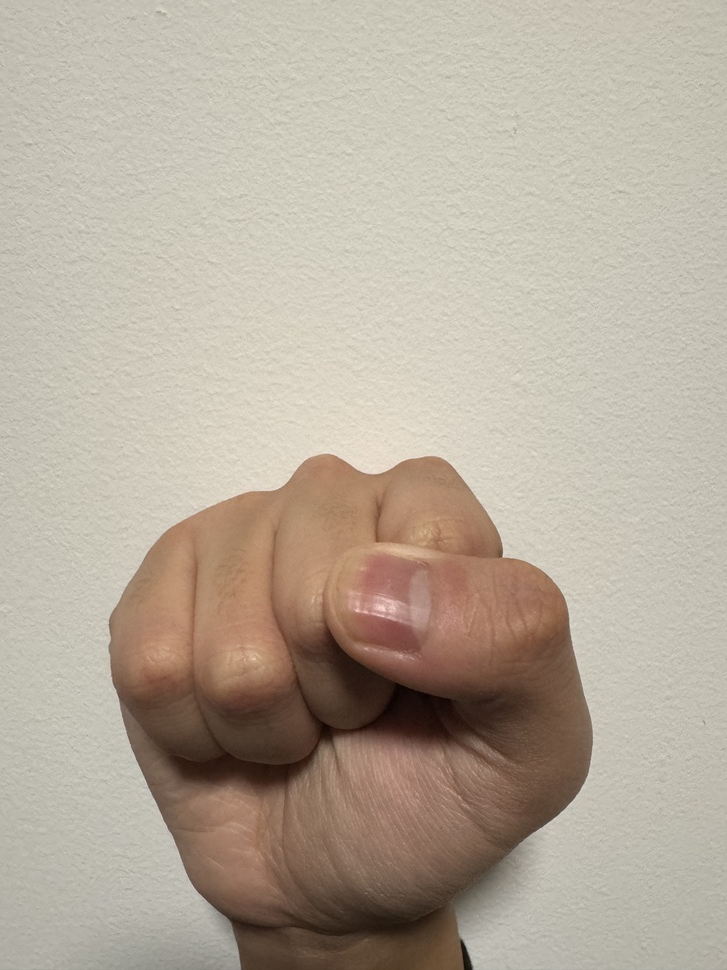
#> input picture Data/Closed_hand.jpeg, 727 x 970 px, shrunk from 3024 x 4032 before the run, given in place of the camera
$ jupyter execute --allow-errors baseline.ipynb
#> lines starting #> are read from the running program, lines starting #| are printed output that depends on the picture; after the words box and inside, x2 and y2 are one past the last pixel; in counts of white or black regions, pixels touching at a corner belong together
#> in main, frame is the input picture: shape (970, 727, 3); mean B, G, R 155.7, 170.6, 181.8
[cell 1]
import numpy as np
import cv2
import time
import sys  # Import the sys module

def preprocess_frame(frame):
    hsv = cv2.cvtColor(frame, cv2.COLOR_BGR2HSV)
#> hsv: shape (970, 727, 3); mean H, S, V 20.4, 43.4, 181.8
    lower_skin = np.array([0, 20, 20])
    upper_skin = np.array([30, 255, 255])
    mask = cv2.inRange(hsv, lower_skin, upper_skin)
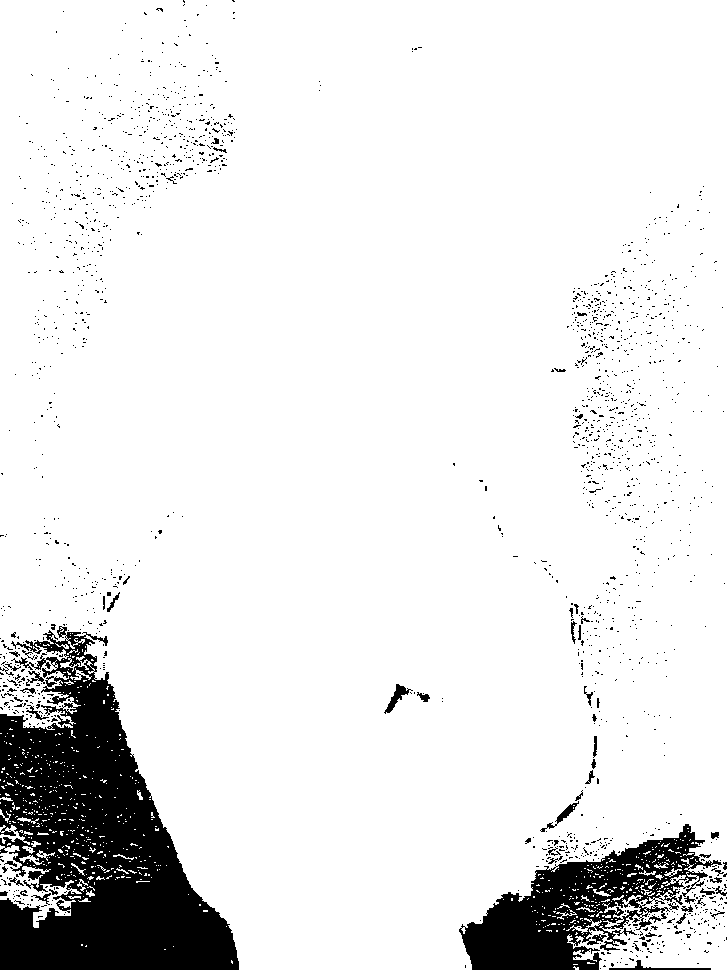
#> mask: shape (970, 727); 90.5% white; 1838 black regions (1777 under 20 px), largest, box (x1, y1, x2, y2) and area: (0, 626, 239, 970) 43561, (459, 824, 722, 970) 15793, (384, 684, 413, 714) 251

    kernel = cv2.getStructuringElement(cv2.MORPH_ELLIPSE, (3, 3))
    skinMask = cv2.erode(mask, kernel, iterations=2)
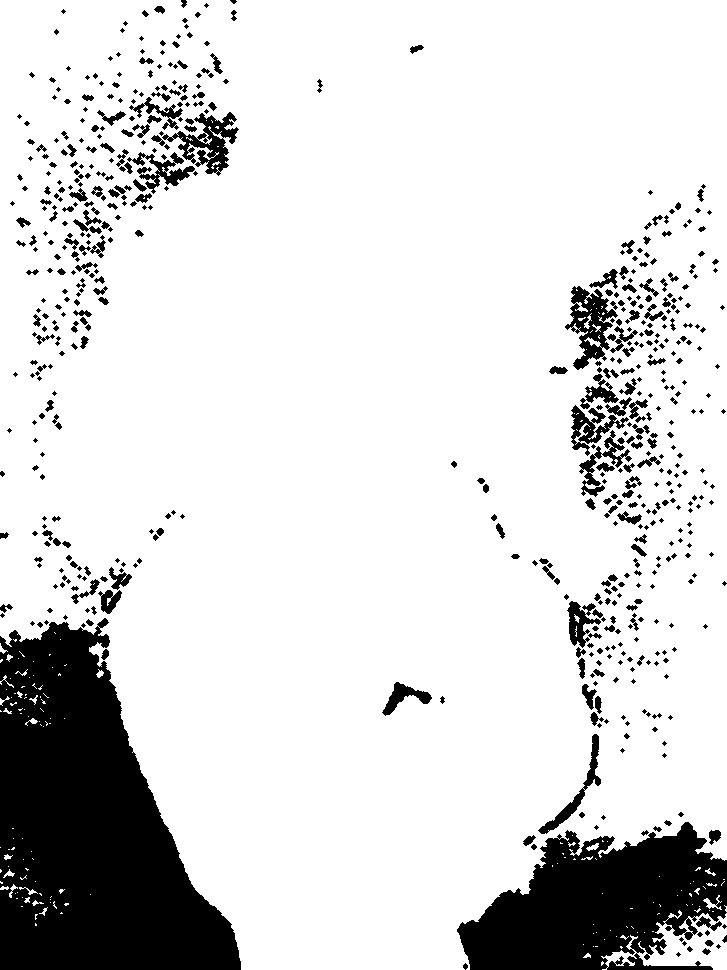
#> skinMask: shape (970, 727); 84.9% white; 603 black regions (329 under 20 px), largest, box (x1, y1, x2, y2) and area: (0, 618, 241, 970) 53793, (457, 822, 727, 970) 25530, (565, 286, 618, 370) 1950
    skinMask = cv2.dilate(skinMask, kernel, iterations=2)
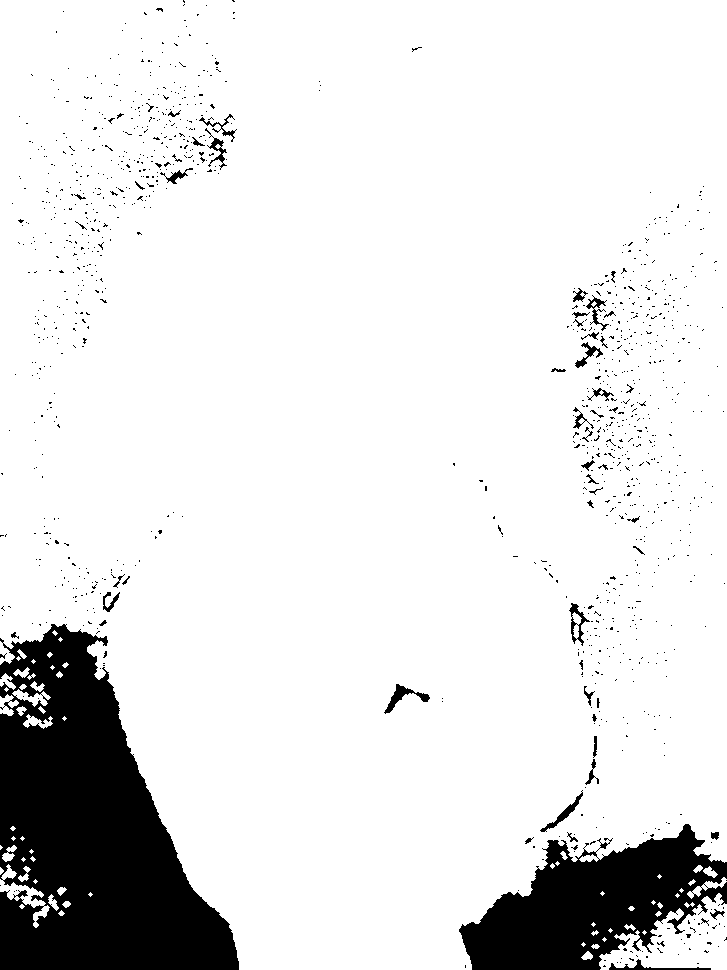
#> skinMask: shape (970, 727); 88.9% white; 1142 black regions (1089 under 20 px), largest, box (x1, y1, x2, y2) and area: (0, 624, 239, 970) 50331, (459, 824, 727, 970) 21315, (384, 684, 430, 714) 364

    return skinMask

def detect_gesture(frame):
    gesture = "unknown"
    return gesture

def main():
    # Initialize webcam
    cap = cv2.VideoCapture(0)

    # Specify the duration for the loop in seconds
    duration = 100  # Run for 10 seconds
    start_time = time.time()  # Capture the start time

    # Main processing loop
    while True:
        current_time = time.time()
        # Break the loop if the duration is exceeded
        if current_time - start_time > duration:
            break

        ret, frame = cap.read()

        if not ret:
            break

        # Preprocess frame
        processed_frame = preprocess_frame(frame)

        gesture = detect_gesture(processed_frame)
#> gesture = 'unknown'
        # Show the processed frame
        print(f"Detected gesture: {gesture}")
#| Detected gesture: unknown

        cv2.imshow('Gesture Recognition', processed_frame)
        # Break the loop if 'q' is pressed
        if cv2.waitKey(1) & 0xFF == ord('q'):
#> (key q is pressed here)
            break

    # Enhanced Cleanup
    cap.release()  # Release the webcam
    cv2.destroyAllWindows()  # Close all OpenCV windows
    cv2.waitKey(1)  # Small wait might help in certain environments
    sys.exit()  # Forcefully exit the script

#> (the rest of this cell did not finish here and is left out)

$ run again, on Data/One.jpeg
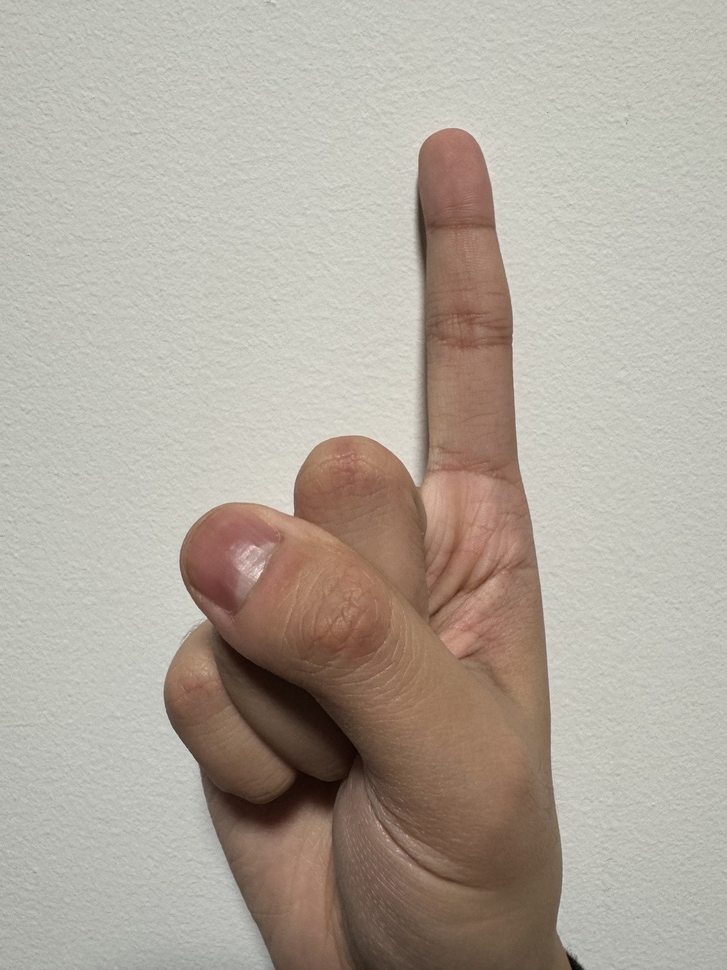
#> input picture Data/One.jpeg, 727 x 970 px, shrunk from 3024 x 4032 before the run, given in place of the camera
#> in main, frame is the input picture: shape (970, 727, 3); mean B, G, R 157.2, 168.3, 177.1
#> hsv: shape (970, 727, 3); mean H, S, V 25.2, 35.7, 177.3
#> in preprocess_frame, `mask = cv2.inRange(hsv, lower_skin, upper_skin)`:
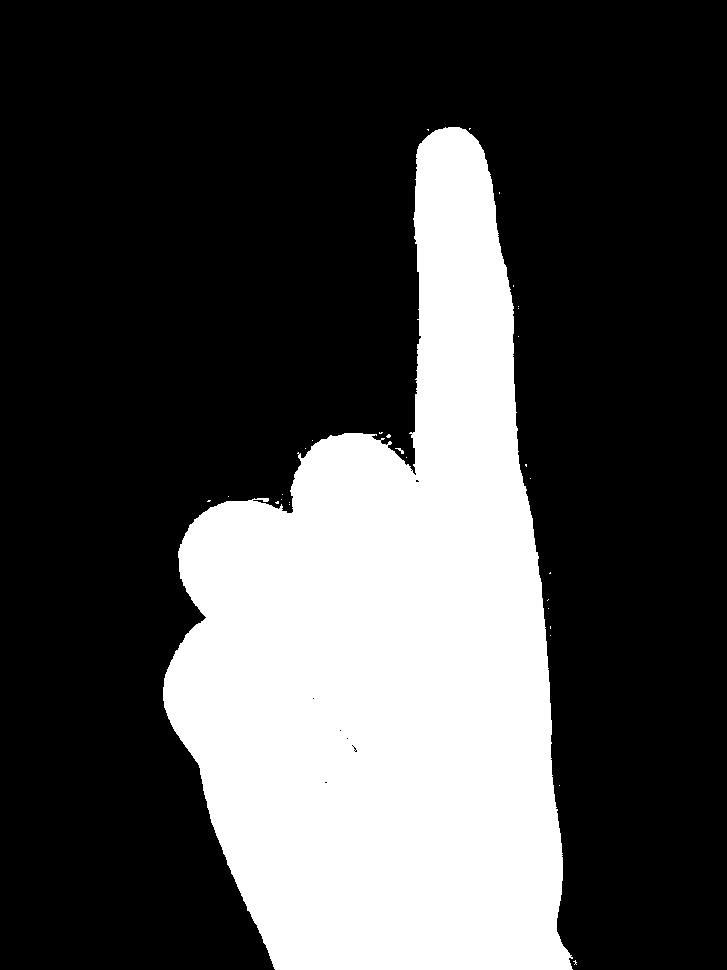
#> mask: shape (970, 727); 28.8% white; 30 white regions (28 under 20 px), largest, box (x1, y1, x2, y2) and area: (163, 127, 573, 970) 203017, (395, 448, 404, 454) 22
#> in preprocess_frame, `skinMask = cv2.erode(mask, kernel, iterations=2)`:
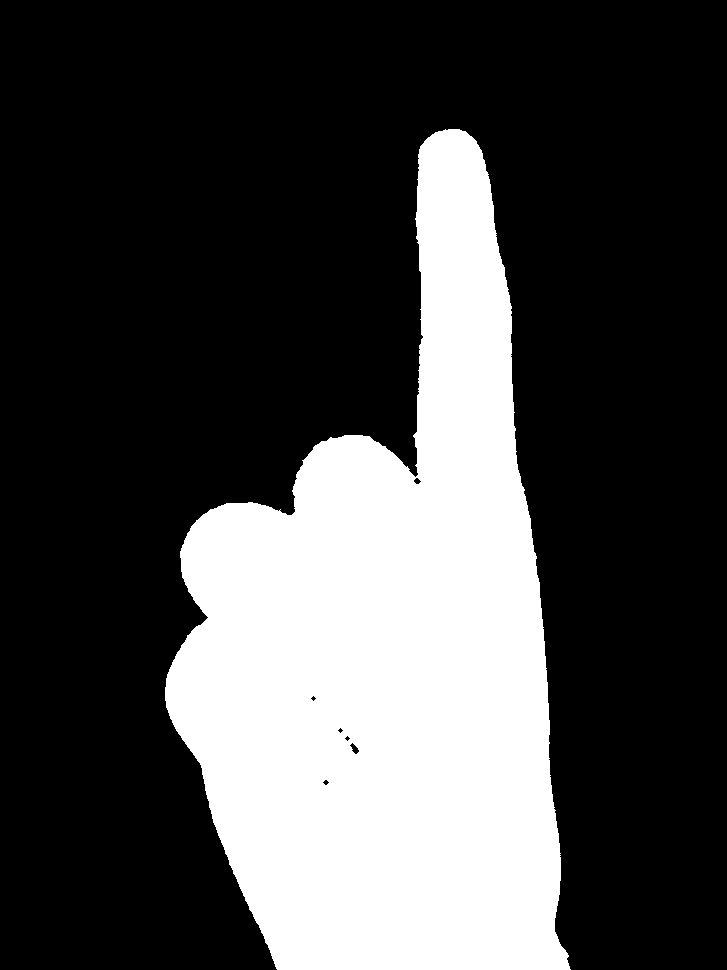
#> skinMask: shape (970, 727); 28.2% white; 1 white region, box (x1, y1, x2, y2) and area: (165, 129, 571, 970) 198855
#> gesture = 'unknown'
#| Detected gesture: unknown

$ run again, on Data/Open_hand.jpeg
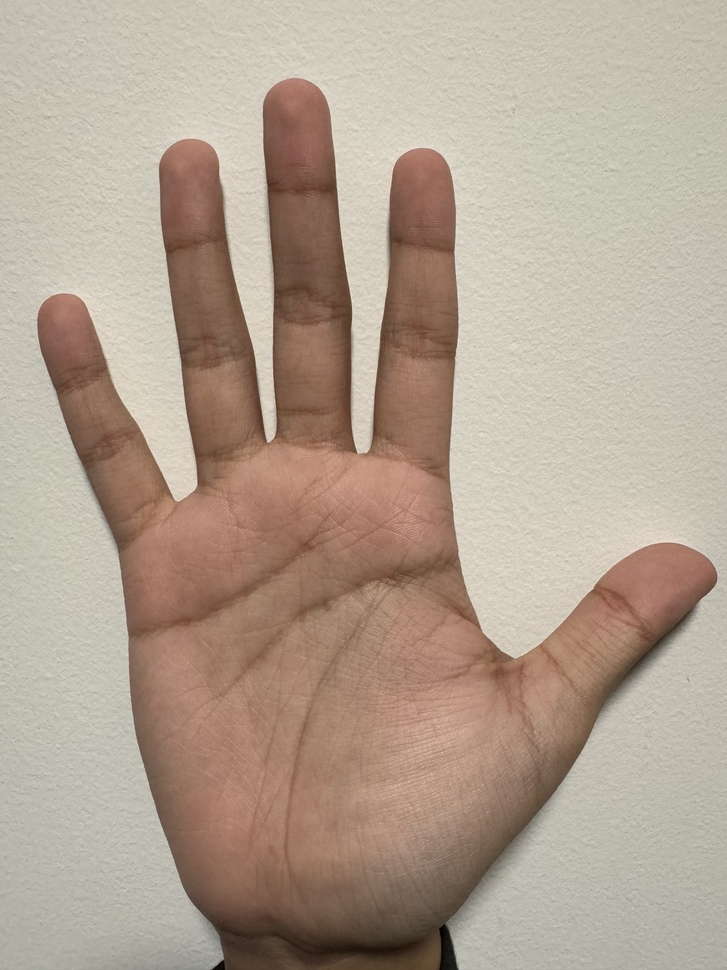
#> input picture Data/Open_hand.jpeg, 727 x 970 px, shrunk from 3024 x 4032 before the run, given in place of the camera
#> in main, frame is the input picture: shape (970, 727, 3); mean B, G, R 146, 161.8, 178
#> hsv: shape (970, 727, 3); mean H, S, V 18.7, 51.4, 178
#> in preprocess_frame, `mask = cv2.inRange(hsv, lower_skin, upper_skin)`:
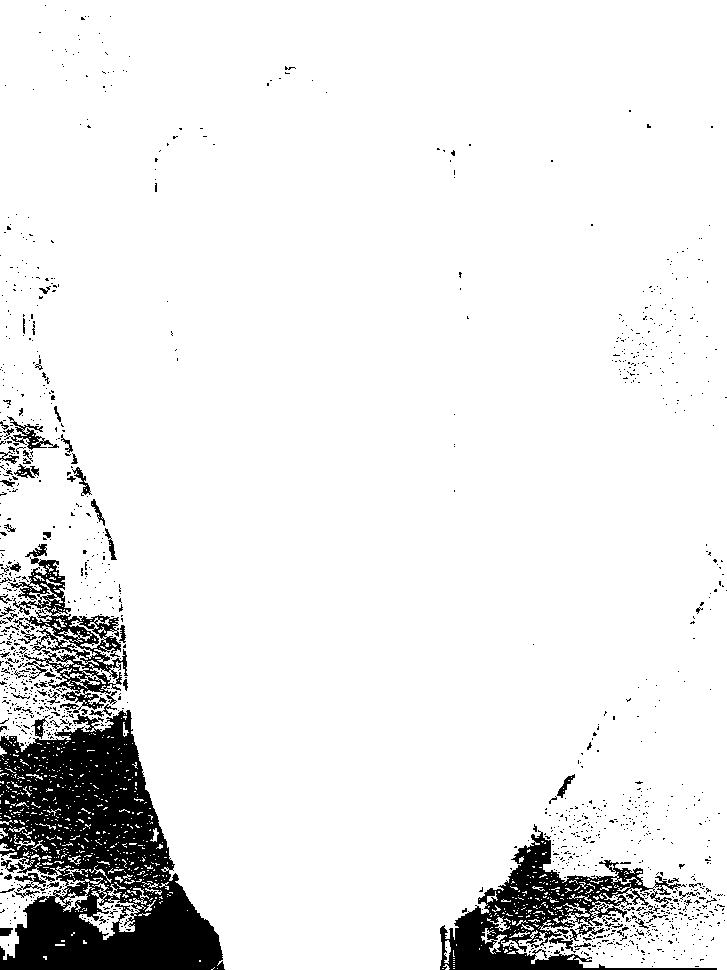
#> mask: shape (970, 727); 91.7% white; 1279 black regions (1199 under 20 px), largest, box (x1, y1, x2, y2) and area: (0, 710, 225, 970) 33455, (440, 830, 717, 970) 11519, (8, 557, 128, 713) 5152
#> in preprocess_frame, `skinMask = cv2.dilate(skinMask, kernel, iterations=2)`:
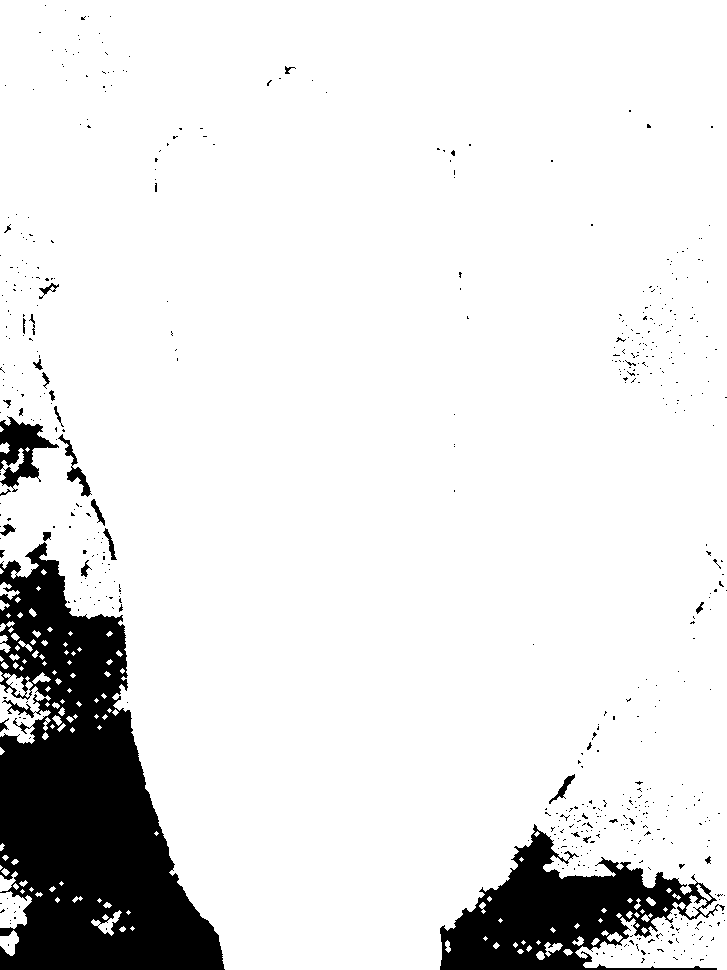
#> skinMask: shape (970, 727); 89.1% white; 564 black regions (534 under 20 px), largest, box (x1, y1, x2, y2) and area: (0, 542, 225, 970) 53390, (440, 824, 725, 970) 18196, (0, 416, 59, 492) 1951
#> gesture = 'unknown'
#| Detected gesture: unknown

$ run again, on Data/Three.jpeg
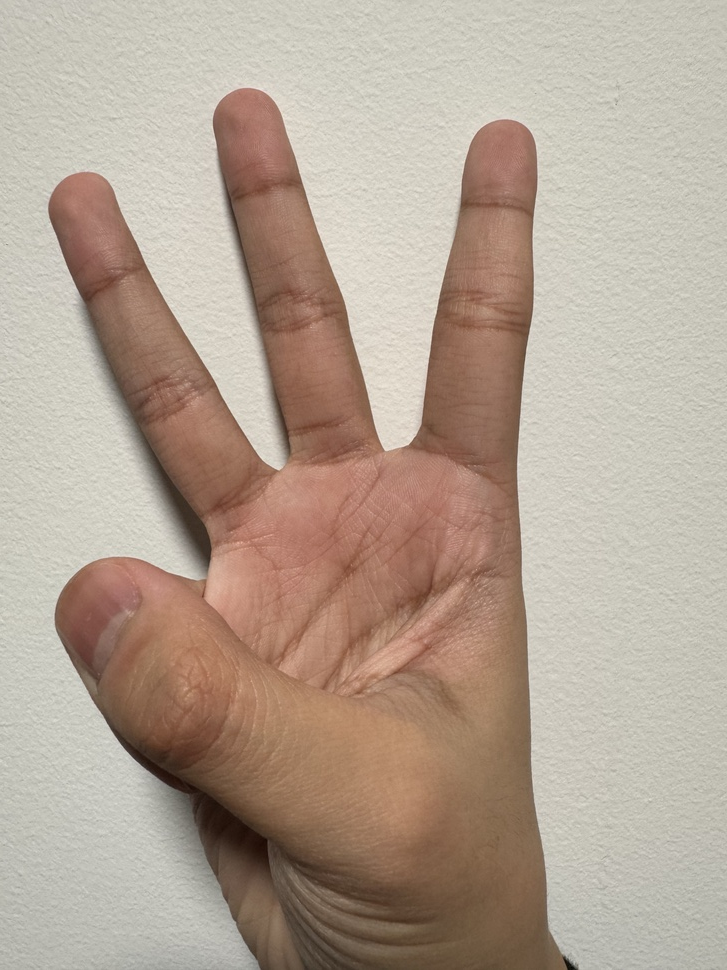
#> input picture Data/Three.jpeg, 727 x 970 px, shrunk from 3024 x 4032 before the run, given in place of the camera
#> in main, frame is the input picture: shape (970, 727, 3); mean B, G, R 148.7, 163.4, 179.8
#> hsv: shape (970, 727, 3); mean H, S, V 19.4, 50.8, 179.8
#> in preprocess_frame, `mask = cv2.inRange(hsv, lower_skin, upper_skin)`:
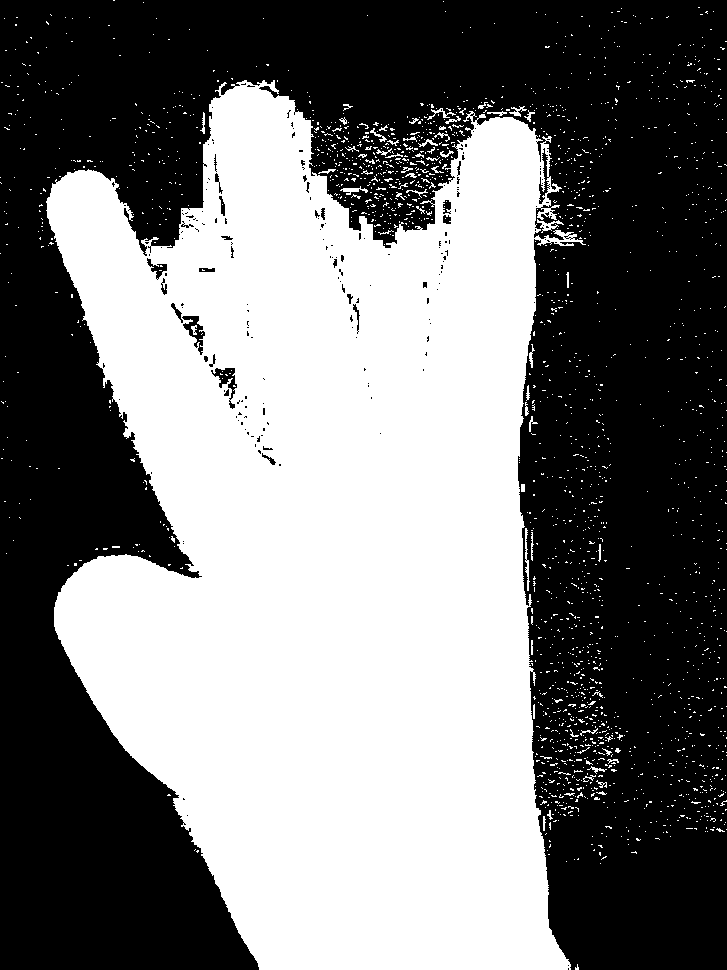
#> mask: shape (970, 727); 47.1% white; 2040 white regions (1979 under 20 px), largest, box (x1, y1, x2, y2) and area: (46, 80, 586, 970) 324538, (525, 528, 530, 591) 137, (537, 219, 564, 233) 132
#> in preprocess_frame, `skinMask = cv2.dilate(skinMask, kernel, iterations=2)`:
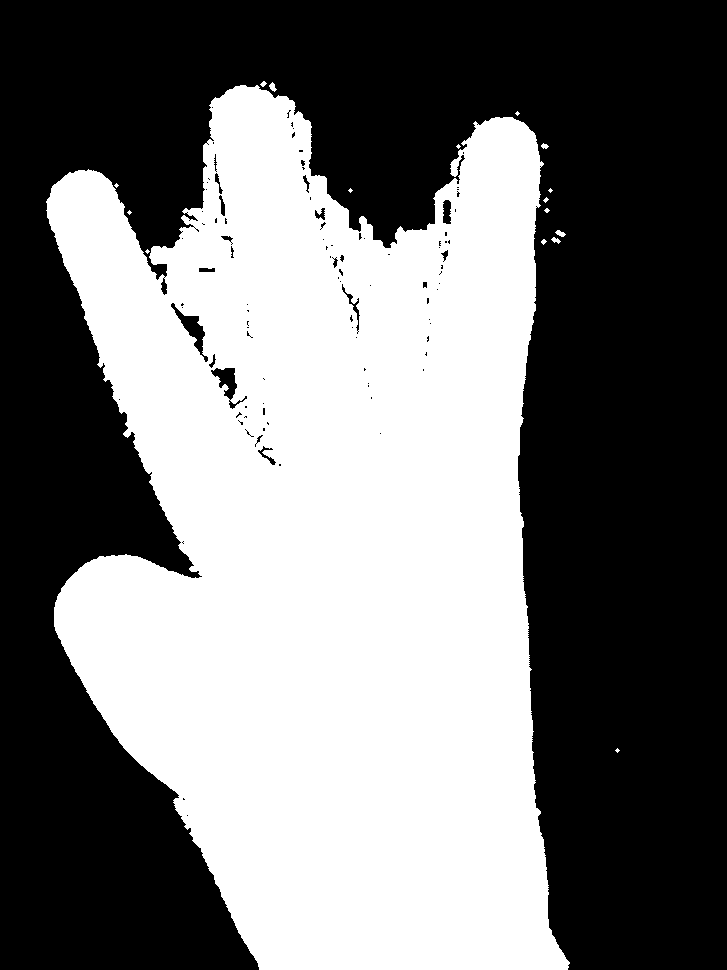
#> skinMask: shape (970, 727); 45.7% white; 17 white regions (10 under 20 px), largest, box (x1, y1, x2, y2) and area: (46, 85, 570, 970) 321966, (555, 230, 566, 237) 44, (269, 82, 277, 92) 43
#> gesture = 'unknown'
#| Detected gesture: unknown
